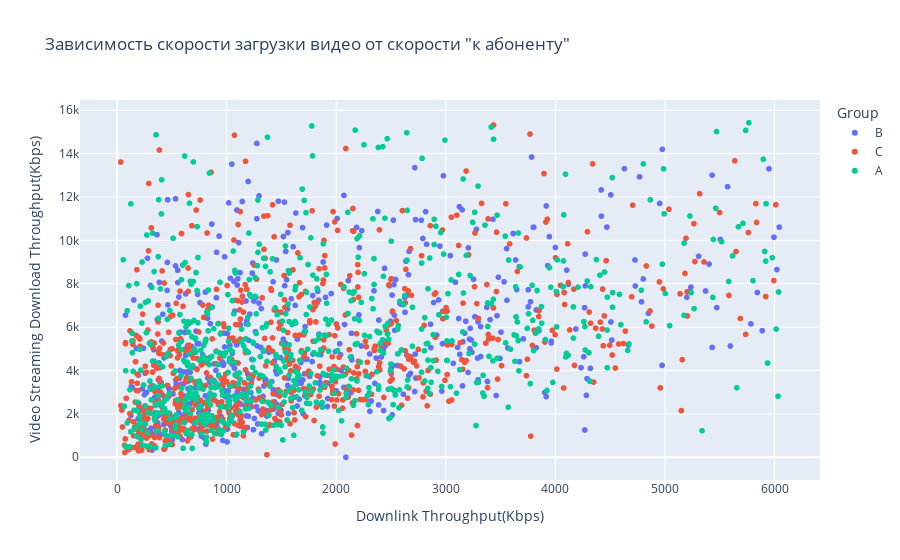

Notebook code cell kept with this figure:
### Code cell
fig = px.scatter(data_Q1_Out, x='Downlink Throughput(Kbps)', 
                              y='Video Streaming Download Throughput(Kbps)',
                              color='Group',
        title='Зависимость скорости загрузки видео от скорости "к абоненту"')
fig.show()

### Figure 1 — Plotly figure (JSON) as saved in the notebook; plotly's stock layout.template omitted (floating-point values rounded to 4 significant figures; data arrays with more than 128 entries replaced by an {"elided": "..."} marker saying what was removed)
{"data": [{"hovertemplate": "Group=B<br>Downlink Throughput(Kbps)=%{x}<br>Video Streaming Download Throughput(Kbps)=%{y}<extra></extra>", "legendgroup": "B", "marker": {"color": "#636efa", "symbol": "circle"}, "mode": "markers", "name": "B", "showlegend": true, "type": "scattergl", "x": {"elided": "547 float values"}, "xaxis": "x", "y": {"elided": "547 float values"}, "yaxis": "y"}, {"hovertemplate": "Group=C<br>Downlink Throughput(Kbps)=%{x}<br>Video Streaming Download Throughput(Kbps)=%{y}<extra></extra>", "legendgroup": "C", "marker": {"color": "#EF553B", "symbol": "circle"}, "mode": "markers", "name": "C", "showlegend": true, "type": "scattergl", "x": {"elided": "734 float values"}, "xaxis": "x", "y": {"elided": "734 float values"}, "yaxis": "y"}, {"hovertemplate": "Group=A<br>Downlink Throughput(Kbps)=%{x}<br>Video Streaming Download Throughput(Kbps)=%{y}<extra></extra>", "legendgroup": "A", "marker": {"color": "#00cc96", "symbol": "circle"}, "mode": "markers", "name": "A", "showlegend": true, "type": "scattergl", "x": {"elided": "700 float values"}, "xaxis": "x", "y": {"elided": "700 float values"}, "yaxis": "y"}], "layout": {"legend": {"title": {"text": "Group"}, "tracegroupgap": 0}, "title": {"text": "Зависимость скорости загрузки видео от скорости \"к абоненту\""}, "xaxis": {"anchor": "y", "domain": [0, 1], "title": {"text": "Downlink Throughput(Kbps)"}}, "yaxis": {"anchor": "x", "domain": [0, 1], "title": {"text": "Video Streaming Download Throughput(Kbps)"}}}}
